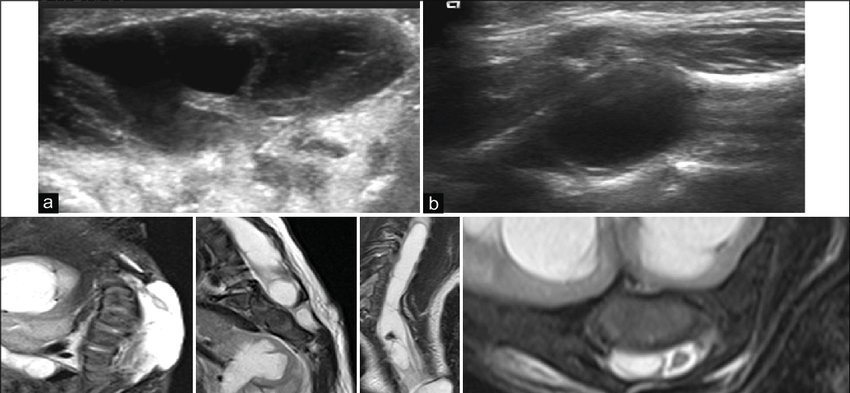
#> input picture CSS496/ultrasonic_scan.png, 850 x 393 px, found by its file name
$ jupyter execute 4.ipynb
#> lines starting #> are read from the running program, lines starting #| are printed output that depends on the picture; after the words box and inside, x2 and y2 are one past the last pixel; in counts of white or black regions, pixels touching at a corner belong together
[cell 1]
import numpy as np
import pandas as pd
import matplotlib.pyplot as plt
import matplotlib.cm as cm
from mpl_toolkits.mplot3d import Axes3D
import math
import cv2

[cell 2]
plt.close('all')

x = np.arange(0, 4*np.pi, 0.1)

y1 = np.sin(x)

y2 = np.cos(x)

y3 = np.sin((np.pi/2)-x)

f, (ax1, ax2, ax3) = plt.subplots(3, sharex=True, sharey=True)

ax1.plot(x, y1, color='b')
ax1.set_title('Sin function', fontsize=18)
ax2.plot(x, y2, color='g')
ax2.set_title('Cos function', fontsize=18)
ax3.plot(x, y3, color='r')
ax3.set_title('Shift Sin function 90 degree', fontsize=18)

plt.show()
#> figure, not shown here; panel 3: curve peaks at x = 0, y = 1

[cell 3]
plt.close('all')

x = np.arange(0, 4*np.pi, 0.1)

y1 = np.sin(x)

y2 = (1/3)*np.sin(3*x)

y3 = y1 + y2

f, (ax1, ax2, ax3) = plt.subplots(3, sharex=True, sharey=True)

ax1.plot(x, y1, color='b')
ax1.set_title('Fourier Series', fontsize=18)

ax2.plot(x, y2, color='g')

ax3.plot(x, y3, color='r')

plt.show()
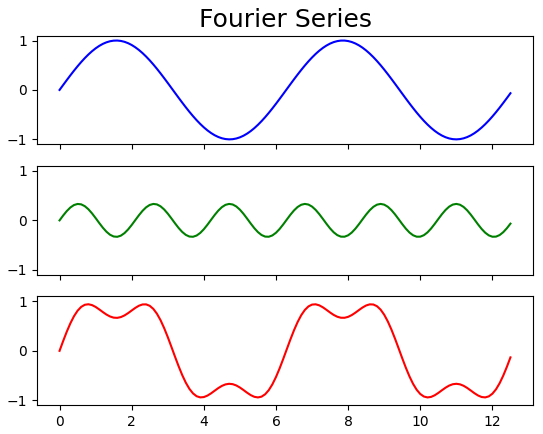
#> figure drawn by matplotlib, 3 panels; panel 3: curve peaks at x = 0.8, y = 0.943

[cell 4]
plt.close('all')

N = 80

f, ((ax1), (ax2)) = plt.subplots(1, 2, sharex='col', sharey='row')
xf = np.zeros((N, N))
xf[0, 0] = 1
xf[0, N-4] = 1
Z = np.fft.ifft2(xf)
ax1.imshow(xf, cmap=cm.Reds)
ax2.imshow(np.real(Z), cmap=cm.gray)
plt.show()

[cell 5]
plt.close('all')

N = 80

f, ((ax1), (ax2)) = plt.subplots(1, 2, sharex='col', sharey='row')
xf = np.zeros((N, N))
xf[0, 1] = 1
xf[0, N-5] = 1
Z = np.fft.ifft2(xf)
ax1.imshow(xf, cmap=cm.Reds)
ax2.imshow(np.real(Z), cmap=cm.gray)
plt.show()

[cell 6]
plt.close('all')

N = 80

f, ((ax1), (ax2)) = plt.subplots(1, 2, sharex='col', sharey='row')
xf = np.zeros((N, N))
xf[5, 5] = 1
xf[N-5, 5] = 1
Z = np.fft.ifft2(xf)
ax1.imshow(xf, cmap=cm.Reds)
ax2.imshow(np.real(Z), cmap=cm.gray)
plt.show()
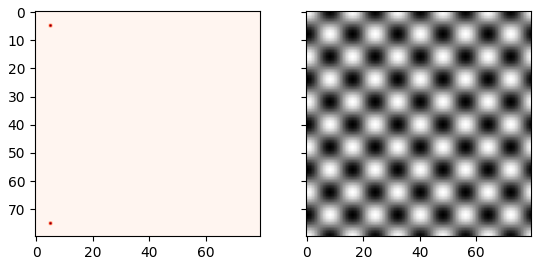
#> figure drawn by matplotlib, 2 panels

[cell 7]
plt.close('all')

resx = 120
resy = 120
cx=resx/2
cy = resx/2

fxy = [[0 for x in range(resx)] for y in range(resy)]

for i in range(resx):
    for k in range(resy):
        if(k>=(cx-10)) and (k<=(cx+10)) and (i>=(cy-5)) and (i<=(cy+5)):
            fxy[i][k] = 1
        else:
            fxy[i][k] = 0

FS = np.fft.fftn(fxy)
fig = plt.figure(1, figsize=(10,8), frameon=False)
ax1 = fig.add_subplot(131)
ax1.imshow(fxy, cmap=cm.gray)
ax1.set_title("Orginal Image", fontsize=24)

ax1.set_xticklabels([])
ax1.set_yticklabels([])

ax2 = fig.add_subplot(132)

ax2.imshow((np.abs(np.fft.fftshift(FS))))
ax2.set_title('FT', fontsize=24)

ax2.set_xticklabels([])
ax2.set_yticklabels([])

ax3 = fig.add_subplot(133, projection='3d')
X = np.arange(0, 120, 1)
Y = np.arange(0, 120, 1)
X, Y = np.meshgrid(X, Y)

surf = ax3.plot_surface(X, Y,(np.abs(np.fft.fftshift(FS))), cmap = 'seismic')

plt.show()
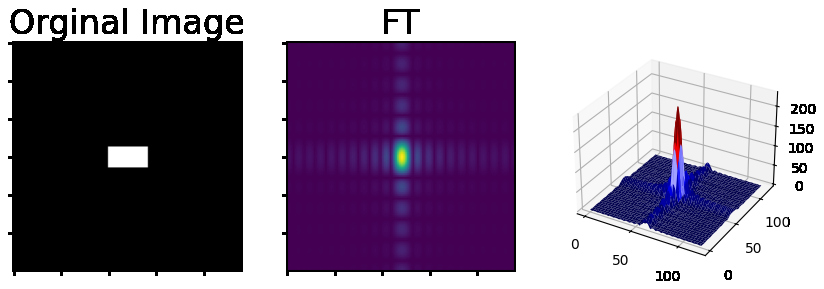
#> figure drawn by matplotlib, 3 panels

[cell 8]
import numpy as np
import pandas as pd
import matplotlib.pyplot as plt
import matplotlib.cm as cm
from mpl_toolkits.mplot3d import Axes3D
import math
import cv2

[cell 9]
import numpy as np
import pandas as pd
import matplotlib.pyplot as plt
import matplotlib.cm as cm
from mpl_toolkits.mplot3d import Axes3D
import math
import cv2

path_image = r'C:\Users\porpu\Desktop\Code\CSS496\ultrasonic_scan.png'

im = cv2.imread(path_image, 0)
#> im: shape (393, 850); min 0, max 255, mean 106.7

nim = np.zeros((2*im.shape[0], 2*im.shape[1]), dtype=im.dtype)
bnim = np.zeros((2*im.shape[0], 2*im.shape[1]), dtype=im.dtype)
for i in range(im.shape[0]):
    for k in range(im.shape[1]):
        nim[i][k] = im[i][k]
        bnim[i][k] = ((-1)**(i+k))*im[i][k]
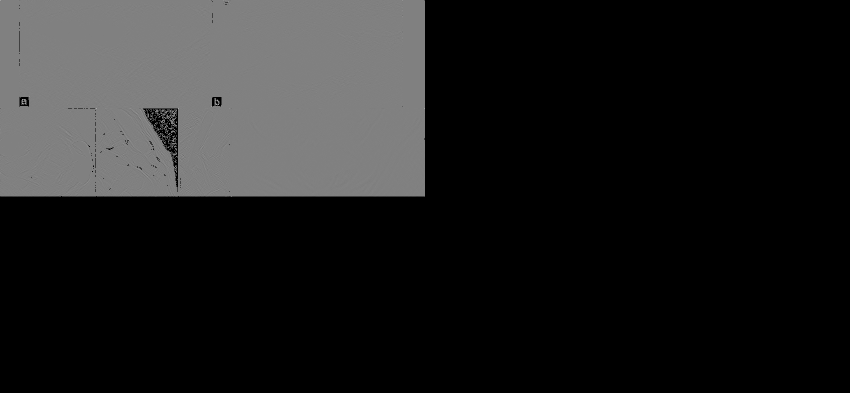
#> bnim: shape (786, 1700) (shown at 1/2 size); min 0, max 255, mean 31.6
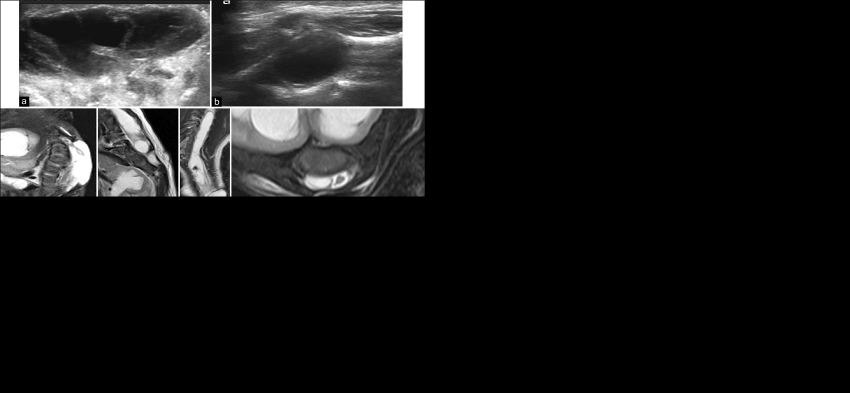
#> nim: shape (786, 1700) (shown at 1/2 size); min 0, max 255, mean 26.7

FS = np.fft.fftn(bnim)

filt = np.zeros((2*im.shape[0],2*im.shape[1]), dtype=im.dtype)
center = (im.shape[1], im.shape[0])
#> center = (850, 393)
radians = 100
cv2.circle(filt, center, radians, (255,255,255), -1)
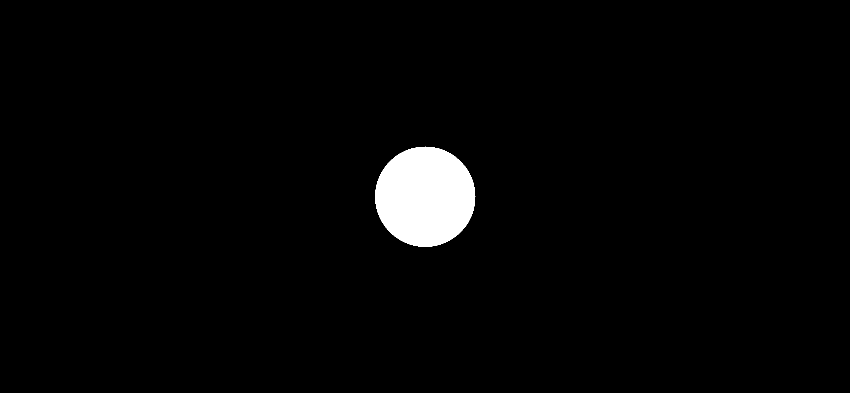
#> filt: shape (786, 1700) (shown at 1/2 size); 2.4% white; 1 white region, box (x1, y1, x2, y2) and area: (750, 293, 951, 494) 31417

G = filt*FS

gt = np.real(np.fft.ifftn(G))
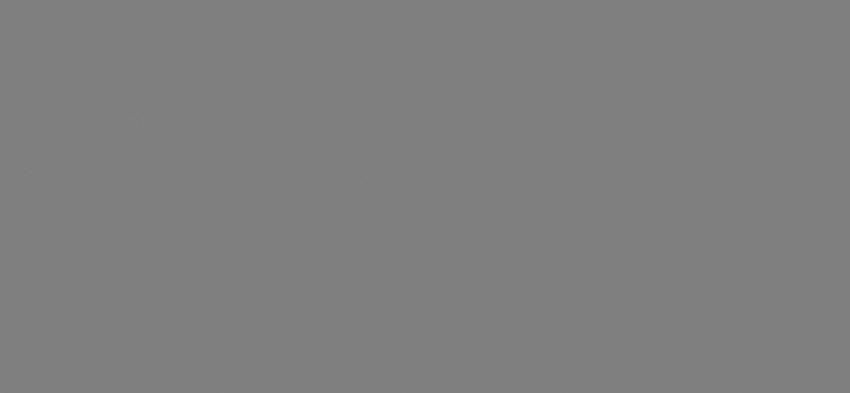
#> gt: shape (786, 1700) float64 (shown at 1/2 size); min -41599.7, max 41551.4, mean 0; drawn with min black and max white

for i in range(gt.shape[0]):
    for k in range(gt.shape[1]):
        gt[i][k] = ((-1)**(i+k))*gt[i][k]
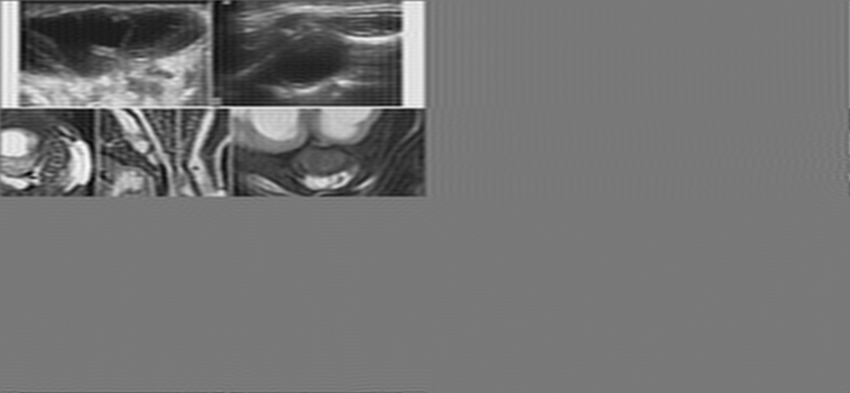
#> gt: shape (786, 1700) float64 (shown at 1/2 size); min -37501.2, max 41599.7, mean -1259.5; drawn with min black and max white

final = np.zeros((im.shape[0], im.shape[1]), dtype=im.dtype)
for i in range(final.shape[0]):
    for k in range(final.shape[1]):
        final[i][k] = gt[i][k]
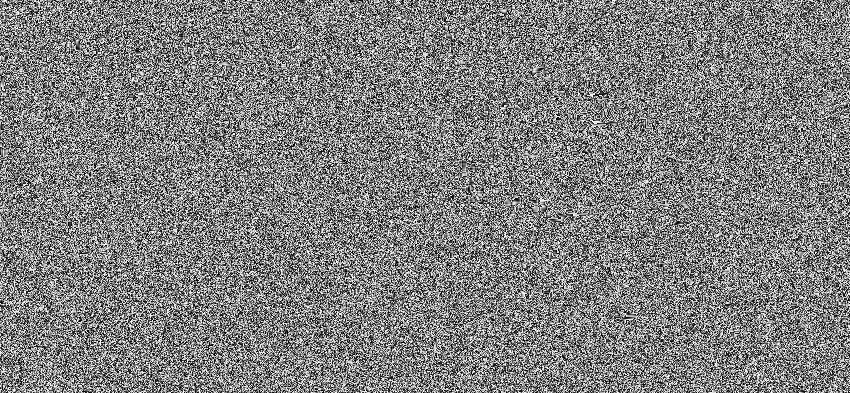
#> final: shape (393, 850); min 0, max 255, mean 127.5

plt.figure(figsize=(20, 10))

plt.subplot(241)
plt.imshow(im, 'gray')
plt.title('Original Image', fontsize=20)
plt.axis('off')


plt.subplot(242)
plt.imshow(nim, 'gray')
plt.title('Zeros Padding Image', fontsize=20)
plt.axis('off')

plt.subplot(243)
plt.imshow(bnim, 'gray')
plt.title('(-1) ^ (x+y) Image', fontsize=20)
plt.axis('off')

plt.subplot(244)
plt.imshow(20*np.log(np.abs(FS)), 'gray')
plt.title('FT Image', fontsize=20)
plt.axis('off')

plt.subplot(245)
plt.imshow(filt, 'gray')
plt.title('Filter Image', fontsize=20)
plt.axis('off')

plt.subplot(246)
plt.imshow(20*np.log(np.abs(G)+1), 'gray')
plt.title('After Filter Image', fontsize=20)
plt.axis('off')

plt.subplot(247)
plt.imshow(gt, 'gray')
plt.title('Inverse with (-1)^(x+y) Image', fontsize=20)
plt.axis('off')

plt.subplot(248)
plt.imshow(final, 'gray')
plt.title('Final Image', fontsize=20)
plt.axis('off')

plt.show()
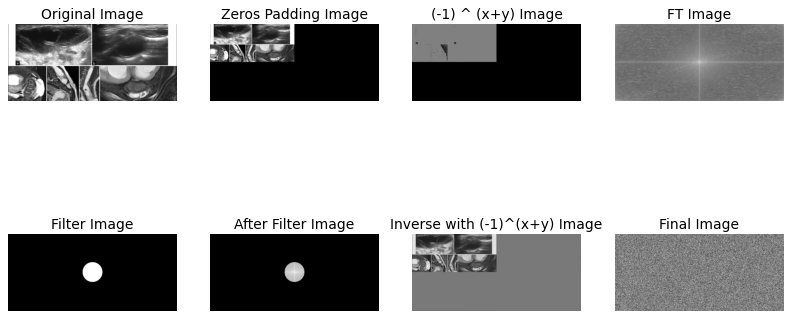
#> figure drawn by matplotlib, 8 panels

$ run again, with CSS496/MRI_ORG.png copied over CSS496/ultrasonic_scan.png
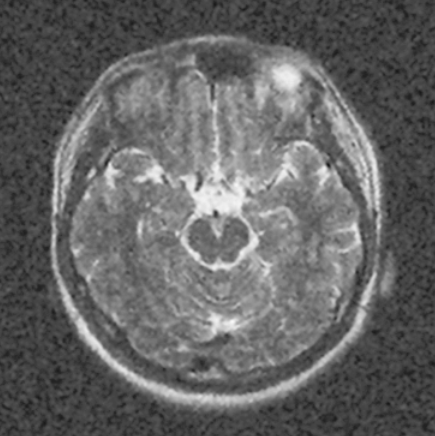
#> input picture CSS496/MRI_ORG.png, 435 x 436 px, found by its file name
#> im is the input picture: shape (436, 435); min 25, max 249, mean 100.2
#> filt: shape (872, 870); 4.1% white; 1 white region, box (x1, y1, x2, y2) and area: (335, 336, 536, 537) 31417
#> after the loop `for i in range(final.shape[0]):`:
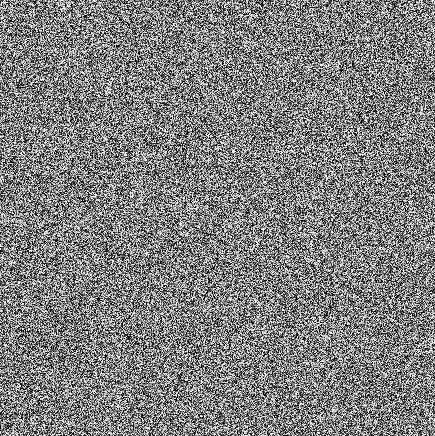
#> final: shape (436, 435); min 0, max 255, mean 127.4
